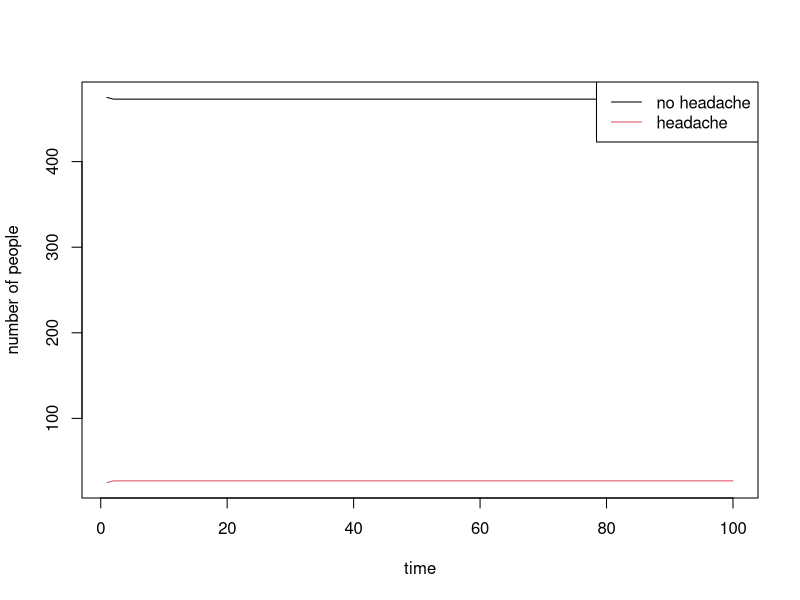

Reproduce this figure in R.
## Headache example: discrete model of a non-infectious process
## Last modified: Jan 24 2018

## Let's set some initial values and parameters
N_t <- 500      # Number of people without a headache at time zero
P_t <- 0        # Number of people with a headache at time zero
incidence <- 0.05  # Probability of going from {No Headache} to {Headache}
recovery <- 0.9    # Probability of going from {Headache} to {No Headache}

## Again, we make a data container
dat <- NULL

## Make a sequence of time steps
timesteps <- 1:100  ## Or, equivalently, seq(1, 100, 1)

## Loop through our sequence of time steps
for (t in timesteps){
    
    ## Calculate the number of unaffected at time t + 1
    N_t1 <- N_t - round(incidence*N_t) + round(recovery*P_t) 
    
    ## Calculate the number of affected at time t + 1
    P_t1 <- P_t + round(incidence*N_t) - round(recovery*P_t)
    
    ## Bind these numbers as a new row (rbind) in our data container
    dat <- rbind(dat, c(N_t1, P_t1)) 
    
    ## Update the unaffected and affect for the next time step
    N_t <- N_t1 
    P_t <- P_t1 
}

## Plot it 
matplot(dat, xlab="time", ylab="number of people", type="l", lty = 1)
legend("topright", col = 1:2, legend = c("no headache","headache"), lwd=1)
